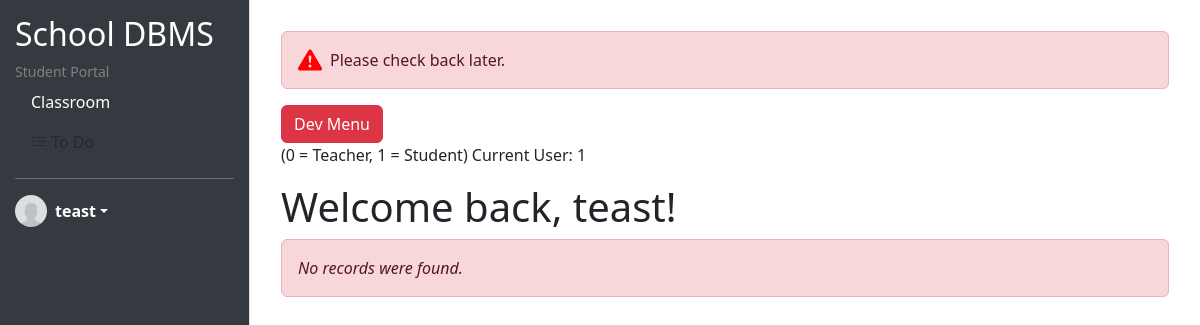
Before: /ui-classroom-v2.php (signed in) with the older database file.
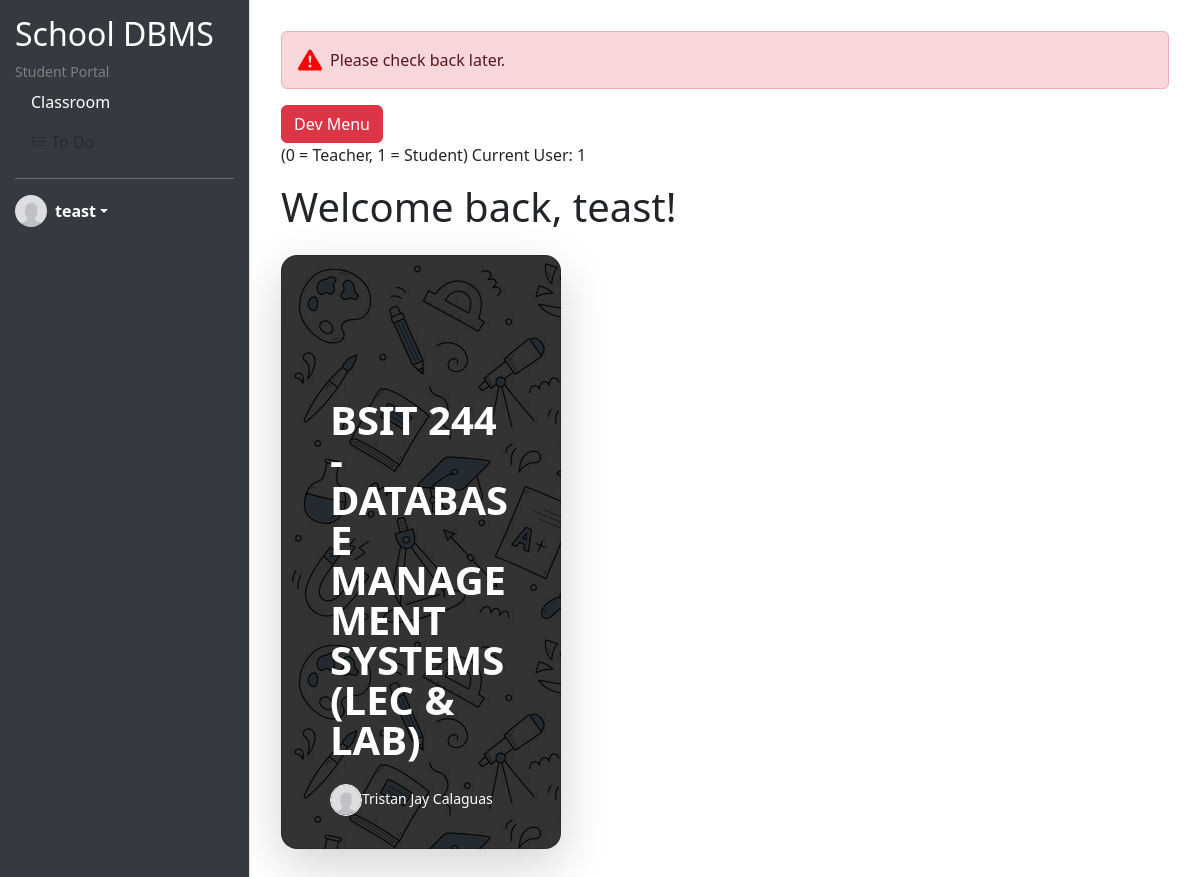
After: the same page with the newer database file.
### tables this page shows
CREATE TABLE `classrooms` (
  `classID` int(11) NOT NULL,
  `className` varchar(255) NOT NULL,
  `classIDTeacher` int(11) NOT NULL
);

CREATE TABLE `users` (
  `id` int(11) NOT NULL,
  `username` varchar(255) NOT NULL,
  `password` varchar(255) NOT NULL,
  `name` varchar(255) NOT NULL,
  `nickname` varchar(255) NOT NULL,
  `isStudent` tinyint(1) NOT NULL
);

### session.php (called while the page is built, shortened)
<?php
   $isStudent = $_SESSION['isStudent'];
   $nickname = $_SESSION['nickname'];
?>

### ui-classroom-v2.php (the view, shortened to what this page needs)
<?php
include('session.php');
?>
<!doctype html>
<html lang="en" data-bs-theme="auto">
<head>
    <link rel="stylesheet" href="https://cdn.jsdelivr.net/npm/bootstrap-icons@1.11.3/font/bootstrap-icons.min.css">
    <link href="https://cdn.jsdelivr.net/npm/bootstrap@5.3.2/dist/css/bootstrap.min.css" rel="stylesheet"
 />
</head>
<body>
    <div class="wrapper">
        <div class="sidebar">
            <h2>School DBMS</h2>
            <small style="color:grey;"><?php
                                        if ($isStudent == 1) {
                                            echo 'Student Portal';
                                        } else {
                                            echo 'Teacher Portal';
                                        }
                                        ?></small>
            <ul class="nav flex-column">
                <li class="nav-item">
                    <a class="nav-link active" href="ui-classroom-v2.php">Classroom</a>
                </li>
                <li class="nav-item">
                    <a class="nav-link disabled" href="#"> <i class="bi bi-list-task"></i> To Do</a>
                </li>
            </ul>
            <hr>
            <div class="dropdown">
                <a href="#" class="d-flex align-items-center text-white text-decoration-none dropdown-toggle"
                    data-bs-toggle="dropdown" aria-expanded="false">
                    <img src="img/avatar-placeholder.jpg" alt="" width="32" height="32" class="rounded-circle me-2">
                    <strong><?php echo $nickname; ?></strong>
                </a>
            </div>
        </div>
        <div class="content">
            <div class="container-fluid p-3">
                <div class="alert alert-danger d-flex align-items-center" role="alert">
                    <svg class="bi flex-shrink-0 me-2" width="24" height="24" fill="red">
                        <use xlink:href="#exclamation-triangle-fill" />
                    </svg>
                    Please check back later.
                </div>
                <a href="ui-devmenu.php" class="btn btn-danger">Dev Menu</a>
                <?php echo '<p>(0 = Teacher, 1 = Student) Current User: ' . $isStudent . '</p>' ?>
                <h1>Welcome back, <?php
                                    echo $nickname;
                                    ?>!</h1>
<?php
require_once "config.php";
$sql = "SELECT classrooms.className, users.name AS teacher_name FROM classrooms
        JOIN users ON classrooms.classIDTeacher = users.id";
if($result = mysqli_query($link, $sql)){
    if(mysqli_num_rows($result) > 0){
        while($row = mysqli_fetch_array($result)){
            echo '<div class="row row-cols-1 row-cols-lg-3 align-items-stretch g-4 py-3">';
            echo '<div class="col">';
            echo '<a href="ui-studentClass.php" class="text-decoration-none">';
            echo '<div class="card card-cover h-100 overflow-hidden text-bg-dark rounded-4 shadow-lg" style="background-image: url(\'img/sci.png\');">';
            echo '<div class="d-flex flex-column h-100 p-5 pb-3 text-white text-shadow-1">';
            echo '<h4 class="pt-5 mt-5 mb-4 display-6 lh-1 fw-bold">' . $row['className'] . '</h4>';
            echo '<ul class="d-flex list-unstyled mt-auto">';
            echo '<li class="me-auto">';
            echo '<img src="img/avatar-placeholder.jpg" alt="Bootstrap" width="32" height="32" class="rounded-circle border border-white">';
            echo '<small>' . $row['teacher_name'] . '</small>';
            echo '</li>';
            echo '</ul>';
            echo '</div>';
            echo '</div>';
            echo '</a>';
            echo '</div>';
            echo '</div>';
        }
    } else {
        echo '<div class="alert alert-danger"><em>No records were found.</em></div>';
    }
} else {
    echo "ERROR: Could not able to execute $sql. " . mysqli_error($link);
}
?>
            </div>
        </div>
    </div>
</body>
</html>

Changed rows visible on the page:
added classrooms: className "BSIT 244 - DATABASE MANAGEMENT SYSTEMS (LEC & LAB)", users.name "Tristan Jay Calaguas"
Other visible differences:
text no longer shown: "No records were found."
